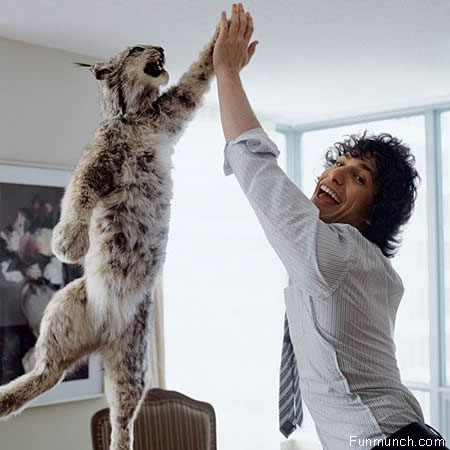
//> input picture src/c++/01_helloOpenCV/resources/jpg/highFive.jpg, 450 x 450 px, given in place of the camera
$ ./main   (built with g++ and OpenCV 4)
//> lines starting //> are read from the running program, lines starting //| are printed output that depends on the picture; after the words box and inside, x2 and y2 are one past the last pixel; in counts of white or black regions, pixels touching at a corner belong together
#include "opencv2/highgui/highgui.hpp"
#include "opencv2/imgproc/imgproc.hpp"
#include <iostream>
using std::cout;
using std::endl;
using std::string;
using std::vector;

using namespace cv;


int main(int argc, const char** argv)
{
    // get video capture
    VideoCapture capture(0);
    char windowName[] = "Control";

    // check whether the image is loaded or not
    if (!capture.isOpened())
    {
        cout << "Error : No video capture found!!" << endl;
        return -1;
    }

    namedWindow(windowName, CV_WINDOW_AUTOSIZE);

    // define HSV low and high variables
    int iLowH = 0;
    int iLowS = 0;
    int iLowV = 0;

    int iHighH = 180;
    int iHighS = 255;
    int iHighV = 255;

    // create trackbars in control window
    cvCreateTrackbar("LowH", windowName, &iLowH, 180);
//> slider 'LowH' is set to 36
    cvCreateTrackbar("HighH", windowName, &iHighH, 180);

    cvCreateTrackbar("LowS", windowName, &iLowS, 255);
//> slider 'LowS' is set to 51
    cvCreateTrackbar("HighS", windowName, &iHighS, 255);

    cvCreateTrackbar("LowV", windowName, &iLowV, 255);
//> slider 'LowV' is set to 51
    cvCreateTrackbar("HighV", windowName, &iHighV, 255);

    for (;;)
    {
        Mat imgOriginal;

        bool bSuccess = capture.read(imgOriginal);
//> imgOriginal is the input picture: 450 rows x 450 cols, CV_8UC3; mean B, G, R 162.1, 160.5, 161.9
        if (!bSuccess)
        {
            cout << "Error: Could not capture image!" << endl;
            break;
        }

        Mat imgHSV;
        Mat imgThreshold;

        // convert the captured images from bgr to hsv
        cvtColor(imgOriginal, imgHSV, COLOR_BGR2HSV);
//> imgHSV: 450 rows x 450 cols, CV_8UC3; mean H, S, V 83.5, 28.6, 168

        // Threshold the image
        inRange(imgHSV, Scalar(iLowH, iLowS, iLowV), Scalar(iHighH, iHighS, iHighV), imgThreshold);
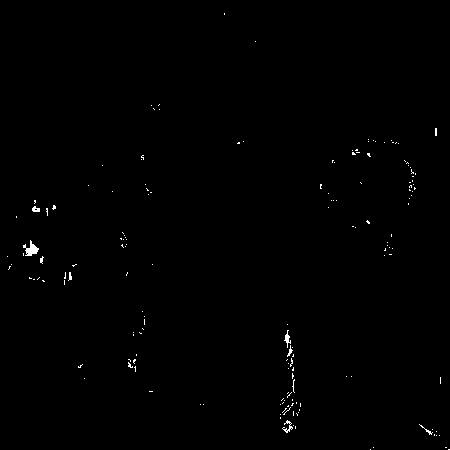
//> imgThreshold: 450 rows x 450 cols, CV_8UC1; 0.41% white in thin lines or dots

        // morphological opening remove small objects from the foreground
        erode(imgThreshold, imgThreshold, getStructuringElement(MORPH_ELLIPSE, Size(5, 5)));
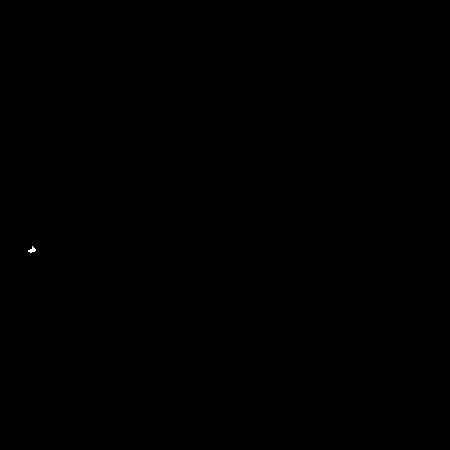
//> imgThreshold: 450 rows x 450 cols, CV_8UC1; 0.01% white in thin lines or dots, all inside (x1, y1, x2, y2) = (28, 246, 36, 253)
        dilate(imgThreshold, imgThreshold, getStructuringElement(MORPH_ELLIPSE, Size(5, 5)));
//> imgThreshold: 450 rows x 450 cols, CV_8UC1; 0.04% white; 1 white region, box (x1, y1, x2, y2) and area: (26, 244, 38, 255) 85

        // morphological closing fill small holes in the foreground
        dilate(imgThreshold, imgThreshold, getStructuringElement(MORPH_ELLIPSE, Size(5, 5)));
//> imgThreshold: 450 rows x 450 cols, CV_8UC1; 0.08% white; 1 white region, box (x1, y1, x2, y2) and area: (24, 242, 40, 257) 165
        erode(imgThreshold, imgThreshold, getStructuringElement(MORPH_ELLIPSE, Size(5, 5)));

        // show the threshold and the original
        imshow("Threshold", imgThreshold);
        imshow("Original", imgOriginal);

        if (waitKey(30) == 27)
//> the Esc key is pressed
        {
            break;
        }
    }

    return 0;
}
